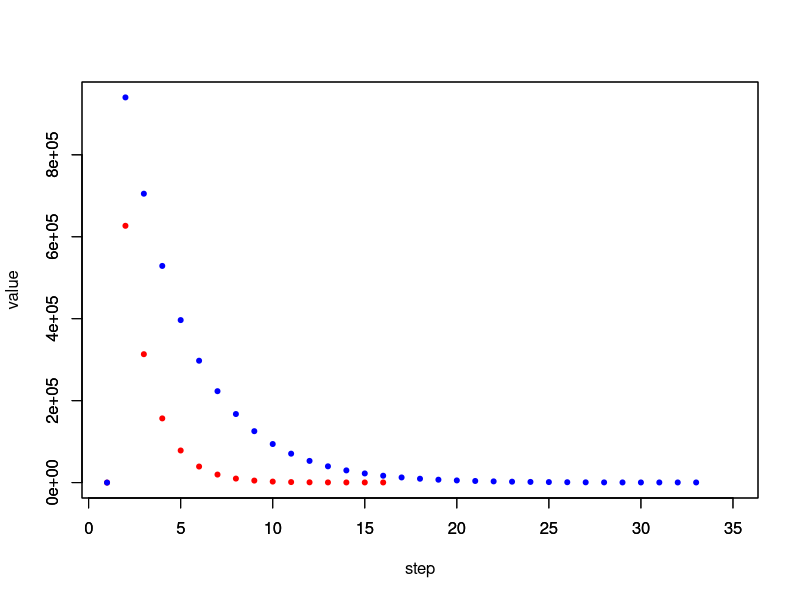

Reproduce this figure in R.
S = 125348

#babylonian method
prev = 0.1
current = 0
list.b = c()
while(TRUE){
  list.b = c(list.b,prev)
  current = 0.5*(prev + (S/prev))
  #cat(current,"\n")
  if(round(current,2) == round(prev,2)){ 
    break 
  } 
  else{
    prev = current
  }
}
cat(current,"\n")
#cat(list.b)

cat("\nindian method")
#indian method
prev = 0.1
current = 0
list.i = c()
while(TRUE){
  list.i = c(list.i,prev)
  an = (S - prev*prev)/(2*prev)
  current = prev + an + 0.5*((an*an)/(prev+an))
  if(round(current,5) == round(prev,5)){ 
    break 
  } 
  else{
    prev = current
  }
}
cat("\n",current)
#cat(list.i)



plot(x=1:length(list.b),y=list.b, 
     xlim=range(c(1,35)), 
     ylim=range(c(0,max(list.i))),
     xlab="step",
     ylab="value",
     col="red",pch=20)
par(new=TRUE)
plot(x=1:length(list.i),y=list.i, 
     xlim=range(c(1,35)), 
     ylim=range(c(0,max(list.i))),
     xlab="",ylab="",
     col="blue",pch=20)
